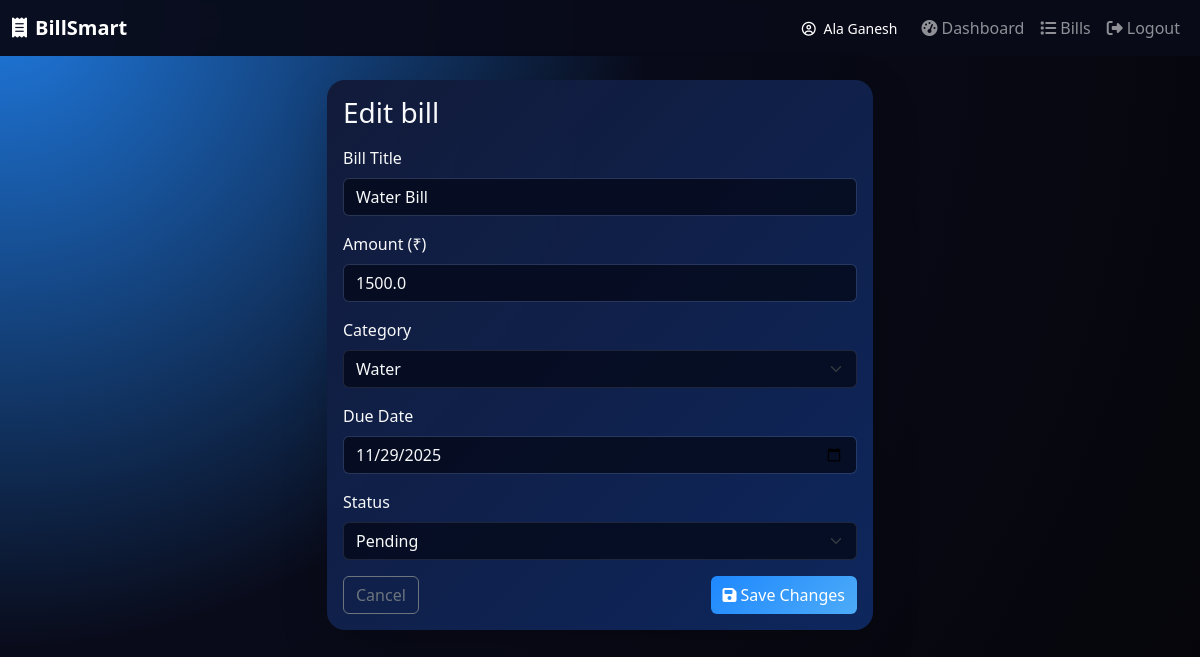
The app's page /edit_bill/3 (signed in) with its own data.
### app.py (models this page shows)
class Bill(db.Model):
    __tablename__ = "bills"
    id = db.Column(db.Integer, primary_key=True)
    user_id = db.Column(db.Integer, db.ForeignKey("users.id"), nullable=False)
    title = db.Column(db.String(255), nullable=False)
    amount = db.Column(db.Float, nullable=False)
    category = db.Column(db.String(100), nullable=False)
    due_date = db.Column(db.Date, nullable=False)
    status = db.Column(db.String(50), default="pending")
    created_at = db.Column(db.DateTime, default=datetime.utcnow)
    user = db.relationship("User", backref="bills")

### app.py (the view, shortened to what this page needs)
@app.route("/edit_bill/<int:bill_id>", methods=["GET", "POST"])
@login_required
def edit_bill(bill_id):
    bill = Bill.query.get_or_404(bill_id)
    return render_template("edit_bill.html", bill=bill)

### app.py (called while the page is built)
def login_required(f):
    from functools import wraps
    @wraps(f)
    def wrapper(*args, **kwargs):
        if "user_id" not in session:
            flash("Please login first!", "warning")
            return redirect("/login")
        return f(*args, **kwargs)
    return wrapper

### templates/edit_bill.html (shortened to what this page needs)
{% extends "base.html" %}
{% block content %}
<div class="row justify-content-center">
    <div class="col-md-7 col-lg-6">
        <div class="card app-card shadow-lg">
            <div class="card-body">
                <h3 class="card-title mb-3">Edit bill</h3>
                <form method="POST">
                    <div class="mb-3">
                        <label class="form-label">Bill Title</label>
                        <input name="title" type="text" class="form-control" value="{{ bill.title }}" required>
                    </div>
                    <div class="mb-3">
                        <label class="form-label">Amount (₹)</label>
                        <input name="amount" type="number" step="0.01" class="form-control" value="{{ bill.amount }}" required>
                    </div>
                    <div class="mb-3">
                        <label class="form-label">Category</label>
                        <select name="category" class="form-select" required>
                            <option value="Water" {{ "selected" if bill.category=="Water" }}>Water</option>
                        </select>
                    </div>
                    <div class="mb-3">
                        <label class="form-label">Due Date</label>
                        <input name="due_date" type="date" class="form-control" value="{{ bill.due_date.isoformat() }}" required>
                    </div>
                    <div class="mb-3">
                        <label class="form-label">Status</label>
                        <select name="status" class="form-select">
                            <option value="pending" {{ "selected" if bill.status=="pending" }}>Pending</option>
                        </select>
                    </div>
                    <div class="d-flex justify-content-between">
                        <a href="{{ url_for('bills') }}" class="btn btn-outline-secondary">Cancel</a>
                        <button class="btn btn-primary" type="submit">
                            <i class="fa-solid fa-floppy-disk me-1"></i>Save Changes
                        </button>
                    </div>
                </form>
            </div>
        </div>
    </div>
</div>
{% endblock %}

### static/css/styles.css (style rules this page uses)
body { min-height: 100vh; background: radial-gradient(circle at top left, #1f7ae0 0, #090b1a 45%, #050509 100%); color: #f8f9fa; }
.app-card { border-radius: 18px; border: none; background: linear-gradient(135deg, rgba(18, 26, 56, 0.98), rgba(15, 43, 102, 0.9)); color: #f8f9fa; }
.app-card .form-control, .app-card .form-select { background-color: rgba(5, 11, 30, 0.85); border-color: rgba(255, 255, 255, 0.1); color: #f8f9fa; }
.app-card .form-control::placeholder { color: rgba(248, 249, 250, 0.5); }
.btn-primary { background: linear-gradient(135deg, #1e88ff, #4dabf7); border: none; }

### records on screen
Bill: title "Water Bill", amount "1500.0", due_date "11/29/2025"

### other values on screen
{{ session.get('user_name') }} "Ala Ganesh"
